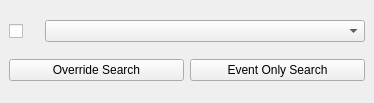
<?xml version="1.0" encoding="UTF-8"?>
<ui version="4.0">
 <class>FilterEventPanel</class>
 <widget class="QWidget" name="FilterEventPanel">
  <property name="geometry">
   <rect>
    <x>0</x>
    <y>0</y>
    <width>374</width>
    <height>103</height>
   </rect>
  </property>
  <property name="windowTitle">
   <string>Form</string>
  </property>
  <layout class="QGridLayout" name="gridLayout_2">
   <property name="leftMargin">
    <number>0</number>
   </property>
   <property name="topMargin">
    <number>0</number>
   </property>
   <property name="rightMargin">
    <number>0</number>
   </property>
   <property name="bottomMargin">
    <number>0</number>
   </property>
   <item row="0" column="0">
    <widget class="QWidget" name="widget_translucent" native="true">
     <layout class="QVBoxLayout" name="verticalLayout">
      <item>
       <layout class="QHBoxLayout" name="horizontalLayout_2">
        <item>
         <widget class="MyCheckBox" name="checkBoxFilter">
          <property name="sizePolicy">
           <sizepolicy hsizetype="Minimum" vsizetype="Fixed">
            <horstretch>1</horstretch>
            <verstretch>0</verstretch>
           </sizepolicy>
          </property>
          <property name="maximumSize">
           <size>
            <width>30</width>
            <height>16777215</height>
           </size>
          </property>
          <property name="styleSheet">
           <string notr="true">QCheckBox
{
border: 0px solid;
}
QCheckBox::indicator:checked
 {
border-image: url(:/checkbox/checkbox/checked0.png);
}</string>
          </property>
          <property name="text">
           <string/>
          </property>
         </widget>
        </item>
        <item>
         <widget class="ComboBox" name="comboBoxFilter"/>
        </item>
       </layout>
      </item>
      <item>
       <layout class="QHBoxLayout" name="horizontalLayout">
        <item>
         <widget class="MyPushButton" name="pushButtonOverrideSearch">
          <property name="sizePolicy">
           <sizepolicy hsizetype="Preferred" vsizetype="Fixed">
            <horstretch>1</horstretch>
            <verstretch>0</verstretch>
           </sizepolicy>
          </property>
          <property name="text">
           <string>Override Search</string>
          </property>
         </widget>
        </item>
        <item>
         <widget class="MyPushButton" name="pushButtonEventOnlySearch">
          <property name="sizePolicy">
           <sizepolicy hsizetype="Preferred" vsizetype="Fixed">
            <horstretch>1</horstretch>
            <verstretch>0</verstretch>
           </sizepolicy>
          </property>
          <property name="text">
           <string>Event Only Search</string>
          </property>
         </widget>
        </item>
       </layout>
      </item>
     </layout>
    </widget>
   </item>
  </layout>
 </widget>
 <customwidgets>
  <customwidget>
   <class>MyPushButton</class>
   <extends>QPushButton</extends>
   <header>mypushbutton.h</header>
  </customwidget>
  <customwidget>
   <class>ComboBox</class>
   <extends>QComboBox</extends>
   <header>combobox.h</header>
  </customwidget>
  <customwidget>
   <class>MyCheckBox</class>
   <extends>QCheckBox</extends>
   <header>MyCheckBox.h</header>
  </customwidget>
 </customwidgets>
 <resources/>
 <connections/>
</ui>
